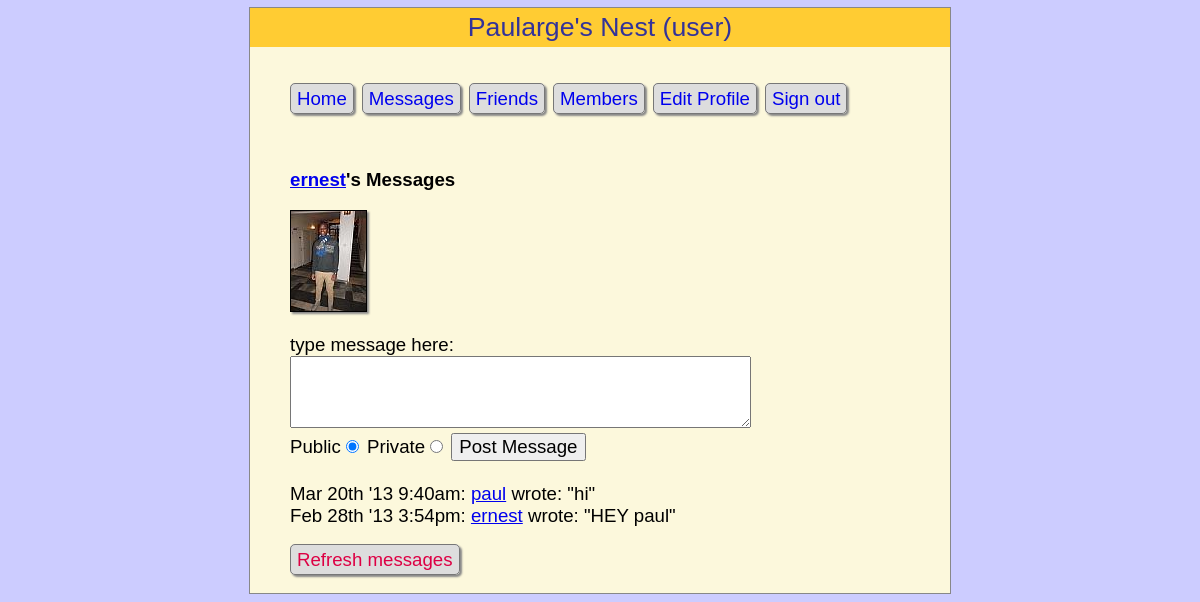
Page /messages.php?view=ernest (signed in) on the committed database.
### tables this page shows
CREATE TABLE IF NOT EXISTS `messages` (
  `id` int(30) unsigned NOT NULL AUTO_INCREMENT,
  `author` varchar(16) NOT NULL,
  `recip` varchar(16) NOT NULL,
  `pm` char(1) NOT NULL,
  `time` int(16) unsigned NOT NULL,
  `message` varchar(255) NOT NULL,
  PRIMARY KEY (`id`)
);

### messages.php (the view, shortened to what this page needs)
<?php
include_once 'header.php';
if (isset($_GET['view'])) $view = sanitizeString($_GET['view']);
else                      $view = $user;
if ($view != "")
{
    if ($view == $user) $name1 = $name2 = "Your";
    else
    {
        $name1 = "<a href='members.php?view=$view'>$view</a>'s";
    }
    echo "<div class='main'><h3>$name1 Messages</h3>";
    echo <<<_END
<form method='post' action='messages.php?view=$view'>
type  message here:<br />
<textarea name='text' cols='40' rows='3'></textarea><br />
Public<input type='radio' name='pm' value='0' checked='checked' />
Private<input type='radio' name='pm' value='1' />
<input type='submit' value='Post Message' /></form><br />
_END;
    $query  = "SELECT * FROM messages WHERE recip='$view' ORDER BY time DESC";
    $result = queryMysql($query);
    $num    = mysql_num_rows($result);
    for ($j = 0 ; $j < $num ; ++$j)
    {
        $row = mysql_fetch_row($result);
        if ($row[3] == 0 || $row[1] == $user || $row[2] == $user)
        {
            echo date('M jS \'y g:ia:', $row[4]);
            echo " <a href='messages.php?view=$row[1]'>$row[1]</a> ";
            if ($row[3] == 0)
                 echo "wrote: &quot;$row[5]&quot; ";
            else echo "whispered: <span class='whisper'>" .
                      "&quot;$row[5]&quot;</span> ";
            echo "<br>";
        }
    }
}
echo "<br /><a class='button' href='messages.php?view=$view'>Refresh messages</a>";
?>
</div><br /></body></html>

### styles.css (style rules this page uses)
* { font-family:verdana,sans-serif; font-size :14pt; }
body { width :700px; margin :7px auto; background:#FCF8DC; border :1px solid #888; }
html { background:#ccf }
li a, .button { text-decoration:none; }
.main { margin-left:40px; }
.menu li, .button { display :inline; padding :4px 6px; border :1px solid #777; background :#ddd; color :#d04; margin-right :8px; border-radius :5px; -moz-box-shadow :2px 2px 2px #888; -webkit-box-shadow:2px 2px 2px #888; box-shadow :2px 2px 2px #888; }

### rows in the picture
messages: time "Mar 20th '13 9:40am:", author "paul", message "hi"
messages: time "Feb 28th '13 3:54pm:", author "ernest", message "HEY paul"

### other values in the picture
$websitename "Paularge's Nest"
$userstr "(user)"
$view "ernest"
